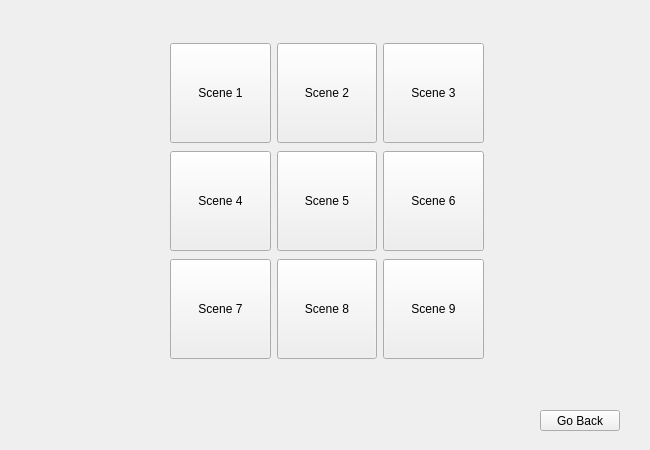
<?xml version="1.0" encoding="UTF-8"?>
<ui version="4.0">
 <class>menu</class>
 <widget class="QWidget" name="menu">
  <property name="geometry">
   <rect>
    <x>0</x>
    <y>0</y>
    <width>650</width>
    <height>450</height>
   </rect>
  </property>
  <property name="maximumSize">
   <size>
    <width>650</width>
    <height>450</height>
   </size>
  </property>
  <property name="windowTitle">
   <string>Form</string>
  </property>
  <widget class="QPushButton" name="pushButton">
   <property name="geometry">
    <rect>
     <x>540</x>
     <y>410</y>
     <width>80</width>
     <height>21</height>
    </rect>
   </property>
   <property name="text">
    <string>Go Back</string>
   </property>
  </widget>
  <widget class="QWidget" name="horizontalLayoutWidget">
   <property name="geometry">
    <rect>
     <x>170</x>
     <y>258</y>
     <width>314</width>
     <height>102</height>
    </rect>
   </property>
   <layout class="QHBoxLayout" name="horizontalLayout">
    <item>
     <widget class="QPushButton" name="nivel7">
      <property name="minimumSize">
       <size>
        <width>100</width>
        <height>100</height>
       </size>
      </property>
      <property name="text">
       <string>Scene 7</string>
      </property>
      <property name="flat">
       <bool>false</bool>
      </property>
     </widget>
    </item>
    <item>
     <widget class="QPushButton" name="nivel8">
      <property name="sizePolicy">
       <sizepolicy hsizetype="Minimum" vsizetype="Minimum">
        <horstretch>0</horstretch>
        <verstretch>0</verstretch>
       </sizepolicy>
      </property>
      <property name="minimumSize">
       <size>
        <width>100</width>
        <height>100</height>
       </size>
      </property>
      <property name="maximumSize">
       <size>
        <width>139</width>
        <height>100</height>
       </size>
      </property>
      <property name="text">
       <string>Scene 8</string>
      </property>
      <property name="flat">
       <bool>false</bool>
      </property>
     </widget>
    </item>
    <item>
     <widget class="QPushButton" name="nivel9">
      <property name="minimumSize">
       <size>
        <width>100</width>
        <height>100</height>
       </size>
      </property>
      <property name="text">
       <string>Scene 9</string>
      </property>
      <property name="default">
       <bool>false</bool>
      </property>
      <property name="flat">
       <bool>false</bool>
      </property>
     </widget>
    </item>
   </layout>
   <zorder>nivel9</zorder>
   <zorder>nivel8</zorder>
   <zorder>nivel7</zorder>
  </widget>
  <widget class="QWidget" name="horizontalLayoutWidget_2">
   <property name="geometry">
    <rect>
     <x>170</x>
     <y>150</y>
     <width>314</width>
     <height>102</height>
    </rect>
   </property>
   <layout class="QHBoxLayout" name="horizontalLayout_2">
    <item>
     <widget class="QPushButton" name="nivel4">
      <property name="minimumSize">
       <size>
        <width>100</width>
        <height>100</height>
       </size>
      </property>
      <property name="text">
       <string>Scene 4</string>
      </property>
      <property name="flat">
       <bool>false</bool>
      </property>
     </widget>
    </item>
    <item>
     <widget class="QPushButton" name="nivel5">
      <property name="minimumSize">
       <size>
        <width>100</width>
        <height>100</height>
       </size>
      </property>
      <property name="text">
       <string>Scene 5</string>
      </property>
      <property name="flat">
       <bool>false</bool>
      </property>
     </widget>
    </item>
    <item>
     <widget class="QPushButton" name="nivel6">
      <property name="minimumSize">
       <size>
        <width>100</width>
        <height>100</height>
       </size>
      </property>
      <property name="text">
       <string>Scene 6</string>
      </property>
      <property name="flat">
       <bool>false</bool>
      </property>
     </widget>
    </item>
   </layout>
   <zorder>nivel6</zorder>
   <zorder>nivel5</zorder>
   <zorder>nivel4</zorder>
  </widget>
  <widget class="QWidget" name="horizontalLayoutWidget_3">
   <property name="geometry">
    <rect>
     <x>170</x>
     <y>42</y>
     <width>314</width>
     <height>102</height>
    </rect>
   </property>
   <layout class="QHBoxLayout" name="horizontalLayout_3">
    <item>
     <widget class="QPushButton" name="nivel1">
      <property name="minimumSize">
       <size>
        <width>100</width>
        <height>100</height>
       </size>
      </property>
      <property name="text">
       <string>Scene 1</string>
      </property>
      <property name="flat">
       <bool>false</bool>
      </property>
     </widget>
    </item>
    <item>
     <widget class="QPushButton" name="nivel2">
      <property name="minimumSize">
       <size>
        <width>100</width>
        <height>100</height>
       </size>
      </property>
      <property name="text">
       <string>Scene 2</string>
      </property>
      <property name="flat">
       <bool>false</bool>
      </property>
     </widget>
    </item>
    <item>
     <widget class="QPushButton" name="nivel3">
      <property name="minimumSize">
       <size>
        <width>100</width>
        <height>100</height>
       </size>
      </property>
      <property name="text">
       <string>Scene 3</string>
      </property>
      <property name="flat">
       <bool>false</bool>
      </property>
     </widget>
    </item>
   </layout>
  </widget>
 </widget>
 <resources/>
 <connections/>
</ui>
